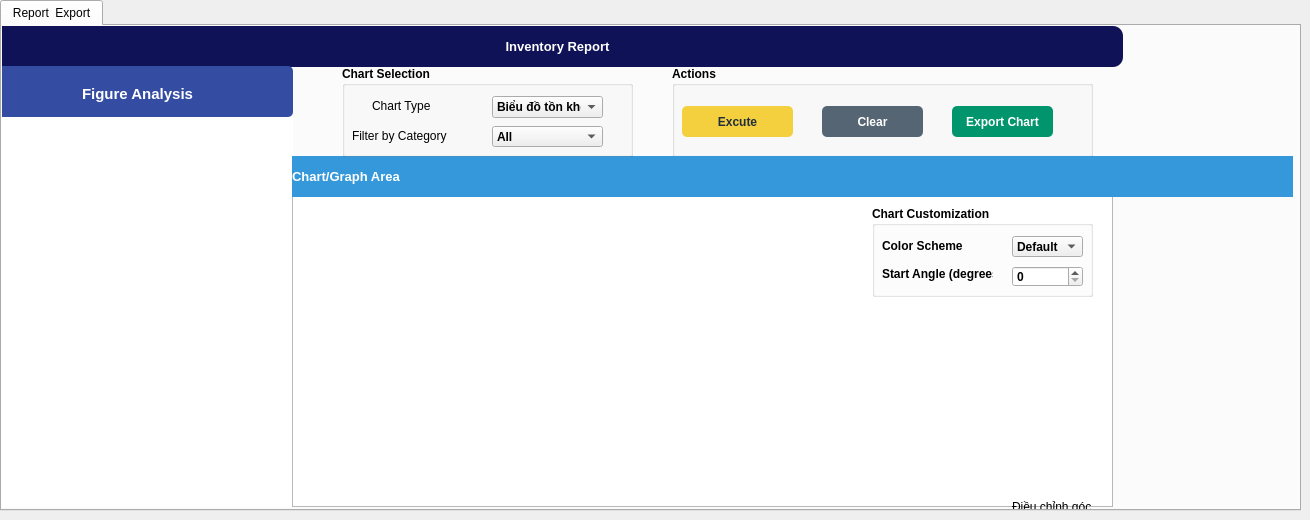
       <widget class="QWidget" name="Report">
        <attribute name="title">
         <string>Report</string>
        </attribute>
        <widget class="QTabWidget" name="tabWidget_2">
         <property name="geometry">
          <rect>
           <x>0</x>
           <y>0</y>
           <width>1301</width>
           <height>511</height>
          </rect>
         </property>
         <property name="currentIndex">
          <number>0</number>
         </property>
         <widget class="QWidget" name="ReportExport">
          <attribute name="title">
           <string>Report  Export</string>
          </attribute>
          <widget class="QLabel" name="label_30">
           <property name="geometry">
            <rect>
             <x>-10</x>
             <y>0</y>
             <width>1131</width>
             <height>41</height>
            </rect>
           </property>
           <property name="font">
            <font>
             <pointsize>10</pointsize>
             <bold>true</bold>
            </font>
           </property>
           <property name="styleSheet">
            <string notr="true">background-color: rgb(15, 18, 86);
color: rgb(255, 255, 255);
border-radius:10px;</string>
           </property>
           <property name="text">
            <string>Inventory Report</string>
           </property>
           <property name="alignment">
            <set>Qt::AlignmentFlag::AlignCenter</set>
           </property>
          </widget>
          <widget class="QLabel" name="label_32">
           <property name="geometry">
            <rect>
             <x>290</x>
             <y>130</y>
             <width>1001</width>
             <height>41</height>
            </rect>
           </property>
           <property name="font">
            <font>
             <pointsize>10</pointsize>
             <bold>true</bold>
            </font>
           </property>
           <property name="styleSheet">
            <string notr="true">background-color: rgb(52, 152, 219);
color: rgb(255, 255, 255);
border-radius:30px;</string>
           </property>
           <property name="text">
            <string>Chart/Graph Area</string>
           </property>
          </widget>
          <widget class="QPlainTextEdit" name="Invoice_plainTextEdit">
           <property name="geometry">
            <rect>
             <x>290</x>
             <y>130</y>
             <width>821</width>
             <height>351</height>
            </rect>
           </property>
           <property name="styleSheet">
            <string notr="true"/>
           </property>
           <property name="verticalScrollBarPolicy">
            <enum>Qt::ScrollBarPolicy::ScrollBarAsNeeded</enum>
           </property>
           <property name="lineWrapMode">
            <enum>QPlainTextEdit::LineWrapMode::NoWrap</enum>
           </property>
           <property name="readOnly">
            <bool>true</bool>
           </property>
          </widget>
          <widget class="QListWidget" name="Invoice_listWidget">
           <property name="geometry">
            <rect>
             <x>-20</x>
             <y>90</y>
             <width>311</width>
             <height>391</height>
            </rect>
           </property>
           <property name="styleSheet">
            <string notr="true">background-image: url(:/Overview item/banner_min.png);
border-radius:10px;</string>
           </property>
           <property name="verticalScrollBarPolicy">
            <enum>Qt::ScrollBarPolicy::ScrollBarAsNeeded</enum>
           </property>
          </widget>
          <widget class="QFrame" name="Employee_Dash_Frame_6">
           <property name="geometry">
            <rect>
             <x>40</x>
             <y>100</y>
             <width>221</width>
             <height>101</height>
            </rect>
           </property>
           <property name="styleSheet">
            <string notr="true">background-image: url(:/Background/Nen.png);
border-radius:30px;</string>
           </property>
           <property name="frameShape">
            <enum>QFrame::Shape::NoFrame</enum>
           </property>
           <widget class="QLabel" name="Total_Sales_Label_3">
            <property name="geometry">
             <rect>
              <x>10</x>
              <y>60</y>
              <width>191</width>
              <height>31</height>
             </rect>
            </property>
            <property name="font">
             <font>
              <pointsize>16</pointsize>
              <bold>true</bold>
             </font>
            </property>
            <property name="styleSheet">
             <string notr="true">color: rgb(255, 255, 255);</string>
            </property>
            <property name="text">
             <string>100</string>
            </property>
           </widget>
           <widget class="QWidget" name="widget_11" native="true">
            <property name="geometry">
             <rect>
              <x>70</x>
              <y>0</y>
              <width>61</width>
              <height>61</height>
             </rect>
            </property>
            <property name="styleSheet">
             <string notr="true">background-image: url(:/Overview item/shopping-cart .png);</string>
            </property>
           </widget>
          </widget>
          <widget class="QFrame" name="Employee_Dash_Frame_7">
           <property name="geometry">
            <rect>
             <x>40</x>
             <y>230</y>
             <width>221</width>
             <height>101</height>
            </rect>
           </property>
           <property name="styleSheet">
            <string notr="true">background-image: url(:/Background/Nen.png);
border-radius:30px;</string>
           </property>
           <property name="frameShape">
            <enum>QFrame::Shape::NoFrame</enum>
           </property>
           <widget class="QWidget" name="widget_12" native="true">
            <property name="geometry">
             <rect>
              <x>80</x>
              <y>10</y>
              <width>51</width>
              <height>51</height>
             </rect>
            </property>
            <property name="styleSheet">
             <string notr="true">background-image: url(:/New product/Upload-Box-1--Streamline-Core.png (2).png);</string>
            </property>
           </widget>
           <widget class="QLabel" name="label_65">
            <property name="geometry">
             <rect>
              <x>68</x>
              <y>130</y>
              <width>131</width>
              <height>31</height>
             </rect>
            </property>
            <property name="font">
             <font>
              <pointsize>14</pointsize>
              <bold>false</bold>
             </font>
            </property>
            <property name="styleSheet">
             <string notr="true">color: rgb(247, 247, 247);</string>
            </property>
            <property name="text">
             <string>Out of Stock</string>
            </property>
           </widget>
           <widget class="QLabel" name="Total_Category_Label_3">
            <property name="geometry">
             <rect>
              <x>218</x>
              <y>130</y>
              <width>31</width>
              <height>31</height>
             </rect>
            </property>
            <property name="font">
             <font>
              <pointsize>16</pointsize>
              <bold>true</bold>
             </font>
            </property>
            <property name="styleSheet">
             <string notr="true">color: rgb(255, 255, 255);</string>
            </property>
            <property name="text">
             <string>2</string>
            </property>
           </widget>
           <widget class="QLabel" name="Total_Category_Label_4">
            <property name="geometry">
             <rect>
              <x>10</x>
              <y>60</y>
              <width>191</width>
              <height>31</height>
             </rect>
            </property>
            <property name="font">
             <font>
              <pointsize>16</pointsize>
              <bold>true</bold>
             </font>
            </property>
            <property name="styleSheet">
             <string notr="true">color: rgb(255, 255, 255);</string>
            </property>
            <property name="text">
             <string>2</string>
            </property>
           </widget>
          </widget>
          <widget class="QGroupBox" name="groupBox_10">
           <property name="geometry">
            <rect>
             <x>670</x>
             <y>40</y>
             <width>421</width>
             <height>91</height>
            </rect>
           </property>
           <property name="font">
            <font>
             <bold>true</bold>
            </font>
           </property>
           <property name="layoutDirection">
            <enum>Qt::LayoutDirection::LeftToRight</enum>
           </property>
           <property name="title">
            <string>Actions</string>
           </property>
           <widget class="QPushButton" name="Clear_Bills_Btn">
            <property name="geometry">
             <rect>
              <x>150</x>
              <y>40</y>
              <width>101</width>
              <height>31</height>
             </rect>
            </property>
            <property name="font">
             <font>
              <bold>true</bold>
             </font>
            </property>
            <property name="cursor">
             <cursorShape>PointingHandCursor</cursorShape>
            </property>
            <property name="toolTip">
             <string>Clear the chart</string>
            </property>
            <property name="styleSheet">
             <string notr="true">QPushButton{
  background-color: rgb(86, 101, 115);
  color: rgb(255, 255, 255);
  border-radius: 5px;
}
QPushButton::pressed{
	padding-left:5px;
	padding-top: 5px;
	background-color: rgb(128, 139, 150);
}</string>
            </property>
            <property name="text">
             <string>Clear</string>
            </property>
            <property name="icon">
             <iconset>
              <normaloff>:/Button/clean.png</normaloff>:/Button/clean.png</iconset>
            </property>
           </widget>
           <widget class="QPushButton" name="Search_Bills_Btn">
            <property name="geometry">
             <rect>
              <x>10</x>
              <y>40</y>
              <width>111</width>
              <height>31</height>
             </rect>
            </property>
            <property name="font">
             <font>
              <bold>true</bold>
             </font>
            </property>
            <property name="cursor">
             <cursorShape>PointingHandCursor</cursorShape>
            </property>
            <property name="toolTip">
             <string>Generate the chart</string>
            </property>
            <property name="styleSheet">
             <string notr="true">QPushButton{
  background-color: rgb(244, 208, 63);
  color: rgb(33, 47, 61);
  border-radius: 5px;
}
QPushButton::pressed{
	padding-left:2px;
	padding-top: 3px;
	background-color: rgb(248, 196, 113);
}</string>
            </property>
            <property name="text">
             <string>Excute</string>
            </property>
            <property name="icon">
             <iconset>
              <normaloff>:/Button/checking.png</normaloff>:/Button/checking.png</iconset>
            </property>
           </widget>
           <widget class="QPushButton" name="Export_Chart_Btn">
            <property name="geometry">
             <rect>
              <x>280</x>
              <y>40</y>
              <width>101</width>
              <height>31</height>
             </rect>
            </property>
            <property name="font">
             <font>
              <bold>true</bold>
             </font>
            </property>
            <property name="cursor">
             <cursorShape>PointingHandCursor</cursorShape>
            </property>
            <property name="toolTip">
             <string>Export the chart as a PNG file</string>
            </property>
            <property name="styleSheet">
             <string notr="true">QPushButton{
  background-color: rgb(0, 149, 109);
  color: rgb(255, 255, 255);
  border-radius: 5px;
}
QPushButton::pressed{
	padding-left:5px;
	padding-top: 5px;
	background-color: rgb(128, 139, 150);
}</string>
            </property>
            <property name="text">
             <string>Export Chart</string>
            </property>
            <property name="icon">
             <iconset>
              <normaloff>:/Button/clean.png</normaloff>:/Button/clean.png</iconset>
            </property>
           </widget>
          </widget>
          <widget class="QFrame" name="Employee_Dash_Frame_8">
           <property name="geometry">
            <rect>
             <x>40</x>
             <y>360</y>
             <width>221</width>
             <height>101</height>
            </rect>
           </property>
           <property name="styleSheet">
            <string notr="true">background-image: url(:/Background/Nen.png);
border-radius:30px;</string>
           </property>
           <property name="frameShape">
            <enum>QFrame::Shape::NoFrame</enum>
           </property>
           <widget class="QWidget" name="widget_15" native="true">
            <property name="geometry">
             <rect>
              <x>80</x>
              <y>10</y>
              <width>51</width>
              <height>51</height>
             </rect>
            </property>
            <property name="styleSheet">
             <string notr="true">background-image: url(:/Background/archive.png);</string>
            </property>
           </widget>
           <widget class="QLabel" name="label_71">
            <property name="geometry">
             <rect>
              <x>68</x>
              <y>130</y>
              <width>131</width>
              <height>31</height>
             </rect>
            </property>
            <property name="font">
             <font>
              <pointsize>14</pointsize>
              <bold>false</bold>
             </font>
            </property>
            <property name="styleSheet">
             <string notr="true">color: rgb(247, 247, 247);</string>
            </property>
            <property name="text">
             <string>Out of Stock</string>
            </property>
           </widget>
           <widget class="QLabel" name="Total_Category_Label_9">
            <property name="geometry">
             <rect>
              <x>218</x>
              <y>130</y>
              <width>31</width>
              <height>31</height>
             </rect>
            </property>
            <property name="font">
             <font>
              <pointsize>16</pointsize>
              <bold>true</bold>
             </font>
            </property>
            <property name="styleSheet">
             <string notr="true">color: rgb(255, 255, 255);</string>
            </property>
            <property name="text">
             <string>2</string>
            </property>
           </widget>
           <widget class="QLabel" name="Total_Category_Label_10">
            <property name="geometry">
             <rect>
              <x>10</x>
              <y>60</y>
              <width>191</width>
              <height>31</height>
             </rect>
            </property>
            <property name="font">
             <font>
              <pointsize>16</pointsize>
              <bold>true</bold>
             </font>
            </property>
            <property name="styleSheet">
             <string notr="true">color: rgb(255, 255, 255);</string>
            </property>
            <property name="text">
             <string>2</string>
            </property>
           </widget>
          </widget>
          <widget class="QFrame" name="frame_5">
           <property name="geometry">
            <rect>
             <x>-10</x>
             <y>40</y>
             <width>301</width>
             <height>51</height>
            </rect>
           </property>
           <property name="styleSheet">
            <string notr="true">background-color: rgb(52, 76, 162);
border-radius:5px;</string>
           </property>
           <property name="frameShape">
            <enum>QFrame::Shape::NoFrame</enum>
           </property>
           <widget class="QLabel" name="Date_Time_2">
            <property name="geometry">
             <rect>
              <x>90</x>
              <y>10</y>
              <width>151</width>
              <height>35</height>
             </rect>
            </property>
            <property name="font">
             <font>
              <pointsize>11</pointsize>
              <bold>true</bold>
             </font>
            </property>
            <property name="styleSheet">
             <string notr="true">color: rgb(255, 255, 255);</string>
            </property>
            <property name="text">
             <string>Figure Analysis</string>
            </property>
           </widget>
          </widget>
          <widget class="QLabel" name="lbl_chart">
           <property name="geometry">
            <rect>
             <x>410</x>
             <y>170</y>
             <width>361</width>
             <height>321</height>
            </rect>
           </property>
           <property name="text">
            <string/>
           </property>
          </widget>
          <widget class="QLabel" name="label_34">
           <property name="geometry">
            <rect>
             <x>1010</x>
             <y>470</y>
             <width>91</width>
             <height>21</height>
            </rect>
           </property>
           <property name="styleSheet">
            <string notr="true">color: rgb(0, 0, 0);</string>
           </property>
           <property name="text">
            <string>Điều chỉnh góc</string>
           </property>
          </widget>
          <widget class="QGroupBox" name="groupBox_4">
           <property name="geometry">
            <rect>
             <x>340</x>
             <y>40</y>
             <width>291</width>
             <height>91</height>
            </rect>
           </property>
           <property name="font">
            <font>
             <bold>true</bold>
            </font>
           </property>
           <property name="title">
            <string>Chart Selection</string>
           </property>
           <widget class="QComboBox" name="comboBox_3">
            <property name="geometry">
             <rect>
              <x>150</x>
              <y>30</y>
              <width>111</width>
              <height>22</height>
             </rect>
            </property>
            <property name="toolTip">
             <string>Select the type of chart to display</string>
            </property>
            <item>
             <property name="text">
              <string>Biểu đồ tồn kho </string>
             </property>
            </item>
            <item>
             <property name="text">
              <string>Biểu đồ Supplier</string>
             </property>
            </item>
           </widget>
           <widget class="QComboBox" name="FilterCategory_ComboBox">
            <property name="geometry">
             <rect>
              <x>150</x>
              <y>60</y>
              <width>111</width>
              <height>21</height>
             </rect>
            </property>
            <property name="toolTip">
             <string>Filter data by category</string>
            </property>
            <item>
             <property name="text">
              <string>All</string>
             </property>
            </item>
           </widget>
           <widget class="QLabel" name="ChartType_Label">
            <property name="geometry">
             <rect>
              <x>30</x>
              <y>30</y>
              <width>61</width>
              <height>20</height>
             </rect>
            </property>
            <property name="font">
             <font>
              <bold>false</bold>
             </font>
            </property>
            <property name="text">
             <string>Chart Type</string>
            </property>
           </widget>
           <widget class="QLabel" name="FilterCategory_Label">
            <property name="geometry">
             <rect>
              <x>10</x>
              <y>60</y>
              <width>101</width>
              <height>20</height>
             </rect>
            </property>
            <property name="font">
             <font>
              <bold>false</bold>
             </font>
            </property>
            <property name="text">
             <string>Filter by Category</string>
            </property>
           </widget>
          </widget>
          <widget class="QGroupBox" name="groupBox_6">
           <property name="geometry">
            <rect>
             <x>870</x>
             <y>180</y>
             <width>221</width>
             <height>91</height>
            </rect>
           </property>
           <property name="font">
            <font>
             <bold>true</bold>
            </font>
           </property>
           <property name="title">
            <string>Chart Customization</string>
           </property>
           <widget class="QComboBox" name="ColorScheme_ComboBox">
            <property name="geometry">
             <rect>
              <x>140</x>
              <y>30</y>
              <width>71</width>
              <height>21</height>
             </rect>
            </property>
            <property name="toolTip">
             <string>Choose a color scheme for the chart</string>
            </property>
            <item>
             <property name="text">
              <string>Default</string>
             </property>
            </item>
            <item>
             <property name="text">
              <string>Pastel</string>
             </property>
            </item>
            <item>
             <property name="text">
              <string>Bright</string>
             </property>
            </item>
           </widget>
           <widget class="QSpinBox" name="StartAngle_SpinBox">
            <property name="geometry">
             <rect>
              <x>140</x>
              <y>60</y>
              <width>71</width>
              <height>21</height>
             </rect>
            </property>
            <property name="toolTip">
             <string>Set the starting angle of the chart (0-360 degrees)</string>
            </property>
            <property name="maximum">
             <number>360</number>
            </property>
           </widget>
           <widget class="QLabel" name="ColorScheme_Label">
            <property name="geometry">
             <rect>
              <x>10</x>
              <y>30</y>
              <width>101</width>
              <height>20</height>
             </rect>
            </property>
            <property name="text">
             <string>Color Scheme</string>
            </property>
           </widget>
           <widget class="QLabel" name="StartAngle_Label">
            <property name="geometry">
             <rect>
              <x>10</x>
              <y>60</y>
              <width>111</width>
              <height>16</height>
             </rect>
            </property>
            <property name="text">
             <string>Start Angle (degrees)</string>
            </property>
           </widget>
          </widget>
          <widget class="QLabel" name="Loading_Label">
           <property name="geometry">
            <rect>
             <x>880</x>
             <y>340</y>
             <width>101</width>
             <height>31</height>
            </rect>
           </property>
           <property name="text">
            <string/>
           </property>
          </widget>
          <zorder>Invoice_listWidget</zorder>
          <zorder>Invoice_plainTextEdit</zorder>
          <zorder>groupBox_10</zorder>
          <zorder>label_30</zorder>
          <zorder>label_32</zorder>
          <zorder>Employee_Dash_Frame_6</zorder>
          <zorder>Employee_Dash_Frame_7</zorder>
          <zorder>Employee_Dash_Frame_8</zorder>
          <zorder>frame_5</zorder>
          <zorder>lbl_chart</zorder>
          <zorder>label_34</zorder>
          <zorder>groupBox_4</zorder>
          <zorder>groupBox_6</zorder>
          <zorder>Loading_Label</zorder>
         </widget>
        </widget>
       </widget>
